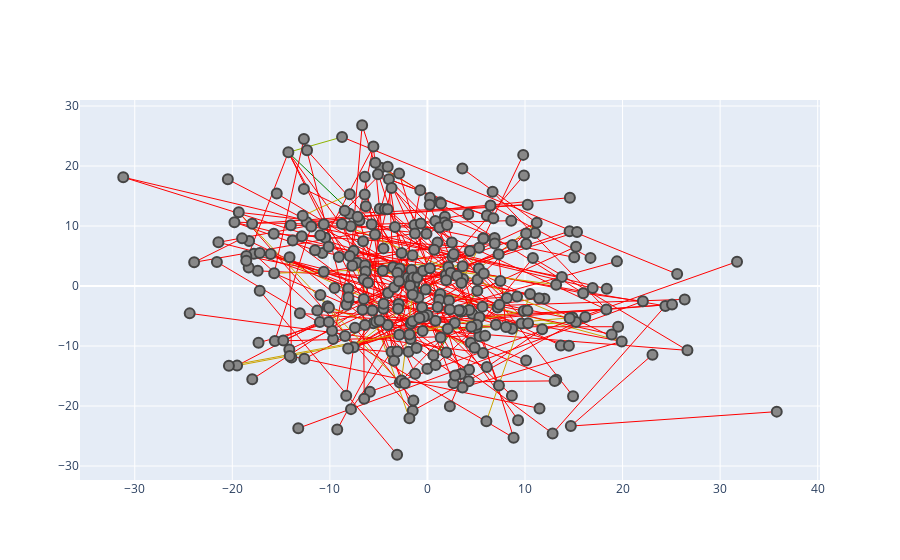

The notebook cell this image was saved under:
### Code cell
configure_plotly_browser_state()
plotColorNetwork(obamaGraph)
